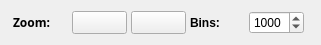
        <widget class="QWidget" name="layoutWidget">
         <property name="geometry">
          <rect>
           <x>200</x>
           <y>60</y>
           <width>321</width>
           <height>31</height>
          </rect>
         </property>
         <layout class="QHBoxLayout" name="zoomLayout">
          <property name="spacing">
           <number>2</number>
          </property>
          <item>
           <widget class="QLabel" name="zoomLabel">
            <property name="maximumSize">
             <size>
              <width>55</width>
              <height>16777215</height>
             </size>
            </property>
            <property name="font">
             <font>
              <family>Sans Serif</family>
              <weight>75</weight>
              <bold>true</bold>
             </font>
            </property>
            <property name="text">
             <string>Zoom:</string>
            </property>
           </widget>
          </item>
          <item>
           <widget class="QToolButton" name="zoomInButton">
            <property name="enabled">
             <bool>true</bool>
            </property>
            <property name="sizePolicy">
             <sizepolicy hsizetype="MinimumExpanding" vsizetype="Fixed">
              <horstretch>0</horstretch>
              <verstretch>0</verstretch>
             </sizepolicy>
            </property>
            <property name="minimumSize">
             <size>
              <width>0</width>
              <height>0</height>
             </size>
            </property>
            <property name="maximumSize">
             <size>
              <width>55</width>
              <height>25</height>
             </size>
            </property>
            <property name="toolTip">
             <string>Zoom In by 20 bins</string>
            </property>
            <property name="text">
             <string/>
            </property>
            <property name="iconSize">
             <size>
              <width>10</width>
              <height>10</height>
             </size>
            </property>
            <property name="checkable">
             <bool>false</bool>
            </property>
            <property name="checked">
             <bool>false</bool>
            </property>
            <property name="autoRepeat">
             <bool>true</bool>
            </property>
           </widget>
          </item>
          <item>
           <widget class="QToolButton" name="zoomOutButton">
            <property name="enabled">
             <bool>true</bool>
            </property>
            <property name="sizePolicy">
             <sizepolicy hsizetype="MinimumExpanding" vsizetype="Fixed">
              <horstretch>0</horstretch>
              <verstretch>0</verstretch>
             </sizepolicy>
            </property>
            <property name="minimumSize">
             <size>
              <width>0</width>
              <height>0</height>
             </size>
            </property>
            <property name="maximumSize">
             <size>
              <width>55</width>
              <height>25</height>
             </size>
            </property>
            <property name="toolTip">
             <string>Zoom Out by 20 bins</string>
            </property>
            <property name="text">
             <string/>
            </property>
            <property name="iconSize">
             <size>
              <width>10</width>
              <height>10</height>
             </size>
            </property>
            <property name="autoRepeat">
             <bool>true</bool>
            </property>
           </widget>
          </item>
          <item>
           <widget class="QLabel" name="zoomBinsLabel">
            <property name="enabled">
             <bool>true</bool>
            </property>
            <property name="sizePolicy">
             <sizepolicy hsizetype="Preferred" vsizetype="Preferred">
              <horstretch>0</horstretch>
              <verstretch>0</verstretch>
             </sizepolicy>
            </property>
            <property name="maximumSize">
             <size>
              <width>55</width>
              <height>16777215</height>
             </size>
            </property>
            <property name="font">
             <font>
              <weight>75</weight>
              <bold>true</bold>
             </font>
            </property>
            <property name="toolTip">
             <string>Number of Bins in Maps</string>
            </property>
            <property name="text">
             <string>Bins:</string>
            </property>
           </widget>
          </item>
          <item>
           <widget class="QSpinBox" name="zoomBinsSpinBox">
            <property name="enabled">
             <bool>true</bool>
            </property>
            <property name="sizePolicy">
             <sizepolicy hsizetype="MinimumExpanding" vsizetype="Fixed">
              <horstretch>0</horstretch>
              <verstretch>0</verstretch>
             </sizepolicy>
            </property>
            <property name="minimumSize">
             <size>
              <width>0</width>
              <height>0</height>
             </size>
            </property>
            <property name="maximumSize">
             <size>
              <width>55</width>
              <height>16777215</height>
             </size>
            </property>
            <property name="toolTip">
             <string>Change number of Bins to Zoom In and Out</string>
            </property>
            <property name="buttonSymbols">
             <enum>QAbstractSpinBox::UpDownArrows</enum>
            </property>
            <property name="accelerated">
             <bool>true</bool>
            </property>
            <property name="keyboardTracking">
             <bool>false</bool>
            </property>
            <property name="minimum">
             <number>50</number>
            </property>
            <property name="maximum">
             <number>5000</number>
            </property>
            <property name="singleStep">
             <number>10</number>
            </property>
            <property name="value">
             <number>1000</number>
            </property>
           </widget>
          </item>
         </layout>
        </widget>
